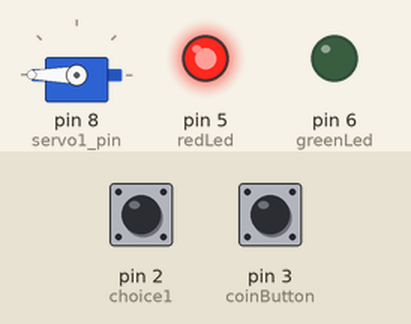
Simulated run of this sketch. Board: Arduino Uno, built with avr-gcc and run on an emulated ATmega328P. Shown: servo, output pins drawn as LEDs (lit = HIGH). Inputs (shaded band) come from the test bench; at power-on: pin 3 (coinButton) HIGH, pin 2 (choice1) HIGH.

Above: at 1.2 s.
1.3 s: pin 3 (coinButton) pulled LOW for 0.15 s
At 2.4 s:
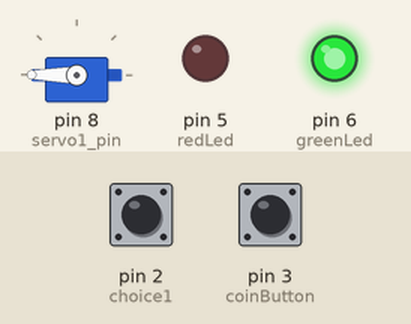
2.9 s: pin 2 (choice1) pulled LOW for 0.15 s
At 3.5 s:
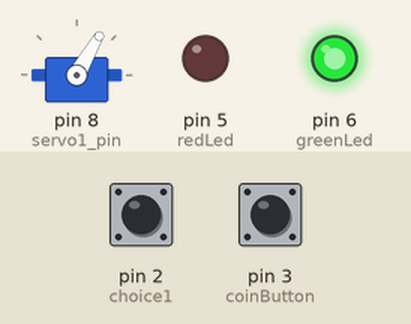
5.1 s: pin 3 (coinButton) pulled LOW for 1 s
At 6.5 s:
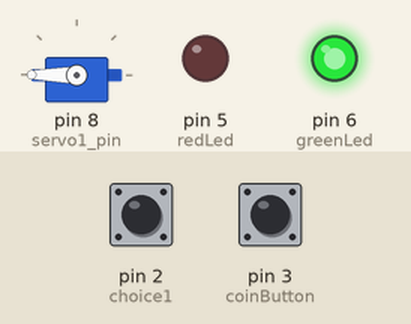
7.6 s: pin 2 (choice1) pulled LOW for 1 s
At 9.5 s:
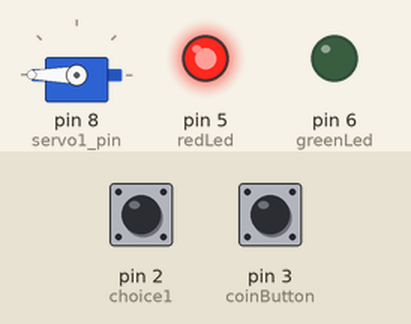
Timing chart, 0 to 11.0 s (numbered marks = the images above; inputs shaded):
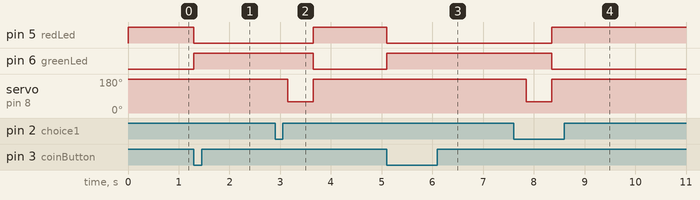

Measured:
- after the input at 1.3 s, pin 5 (redLed): HIGH → LOW at once; pin 6 (greenLed): LOW → HIGH at once
- after the input at 2.9 s, pin 5 (redLed): LOW → HIGH after 0.75 s; pin 6 (greenLed): HIGH → LOW after 0.75 s; servo on pin 8 (servo1_pin): 180° → 60° after 0.25 s, → 180° 0.50 s later
- after the input at 5.1 s, pin 5 (redLed): HIGH → LOW at once; pin 6 (greenLed): LOW → HIGH at once
- after the input at 7.6 s, pin 5 (redLed): LOW → HIGH after 0.75 s; pin 6 (greenLed): HIGH → LOW after 0.75 s; servo on pin 8 (servo1_pin): 180° → 60° after 0.25 s, → 180° 0.50 s later

The sketch:

vendingMachine.ino
```cpp
#include <Servo.h>

const int coinButton = 3;
const int choice1 = 2;
//const int choice2 = 3;
const int servo1_pin = 8;
const int redLed = 5;
const int greenLed = 6;

Servo servo1;
int itemChoice;

void setup() {
  pinMode(coinButton, INPUT_PULLUP);
  pinMode(choice1, INPUT_PULLUP);
  pinMode(redLed, OUTPUT);
  pinMode(greenLed, OUTPUT);
  //pinMode(choice2, INPUT_PULLUP);

  servo1.attach(servo1_pin);
  //servo2.attach(servo2_pin);

  servo1.write(180);
  //servo2.write(0);
  digitalWrite(redLed, HIGH);
}

void loop() {
  // Wait until coin is dropped
  while (true) {
    if (digitalRead(coinButton) == LOW) break;
  }

  digitalWrite(redLed, LOW);
  digitalWrite(greenLed, HIGH);

  // Wait until choice is made
  while (true) {
    if (digitalRead(choice1) == LOW) {
      itemChoice = 1;
      break;
    }
    //if (digitalRead(choice2) == LOW) {
    //  itemChoice = 2;
    //  break;
    //}
  }

  // Delays are cool
  delay(250);

  // Drop item according to the user's choice,
  // and return to initial state
  switch(itemChoice) {
    case 1:
      servo1.write(60);
      delay(500);
      servo1.write(180);
      break;
    //case 2:
      //servo2.write(60);
      //delay(1500);
      //servo2.write(180);
      //break;
  }

  digitalWrite(redLed, HIGH);
  digitalWrite(greenLed, LOW);
}
```
